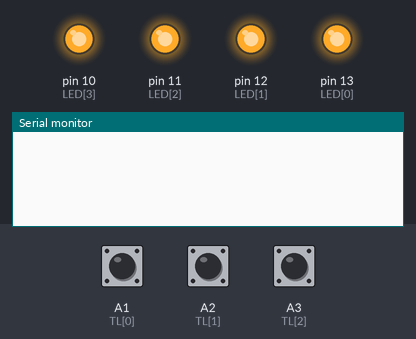
Simulated run of this sketch. Board: Arduino Uno, built with avr-gcc and run on an emulated ATmega328P. On the bench: output pins drawn as LEDs (lit = HIGH), the last lines printed to the serial monitor. The test bench sets the inputs (shaded band); at power-on: A1 (TL[0]) HIGH, A3 (TL[2]) HIGH, A2 (TL[1]) HIGH.

Above: at 1.2 s.
1.3 s: A1 (TL[0]) pulled LOW for 0.15 s
At 2.4 s:
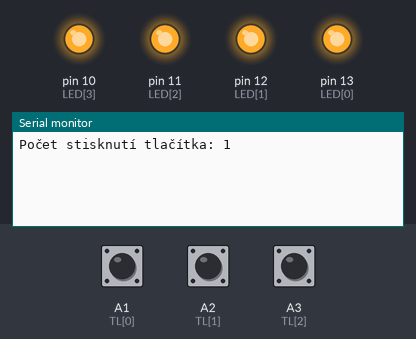
2.9 s: A3 (TL[2]) pulsed LOW 2 times (0.12 s each, 0.3 s apart)
At 3.8 s:
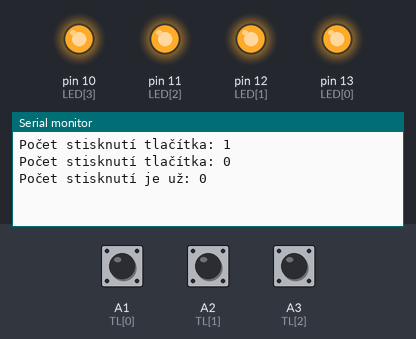

The sketch:

listopad21.ino
```cpp
const int LED[] = {13, 12, 11, 10};
const int TL[] = {A1, A2, A3};
unsigned long tl_stisk = 0;

void setup() {
  Serial.begin(9600);
  for(byte i = 0; i < 4; i++){
    pinMode(LED[i], OUTPUT);
    digitalWrite(LED[i], HIGH);
  }
  for(byte i = 0; i < 3; i++){
    pinMode(TL[i], INPUT_PULLUP);
  }
}

void loop() {
  if (!digitalRead(TL[0])) {
    Serial.print("Počet stisknutí tlačítka: ");
    Serial.println(++tl_stisk);

    while (!digitalRead(TL[0])) {
      delay(10);
    }
  }
  if (!digitalRead(TL[1]) && tl_stisk) {
    Serial.print("Počet stisknutí tlačítka: ");
    Serial.println(--tl_stisk);

    while (!digitalRead(TL[1])) {
      delay(10);
    }
  }
  if (!digitalRead(TL[2])) {
    if (tl_stisk != 0) {
      tl_stisk = 0;
      Serial.print("Počet stisknutí tlačítka: ");
      Serial.println(tl_stisk);
    } else {
      Serial.println("Počet stisknutí je už: 0");
    }

    while (!digitalRead(TL[2])) {
      delay(10);
    }
  }
}
```

Measured:
- after the input at 1.3 s, the serial monitor: prints a new line at once (image 1)
- after the input at 2.9 s, the serial monitor: prints a new line at once (image 2)
